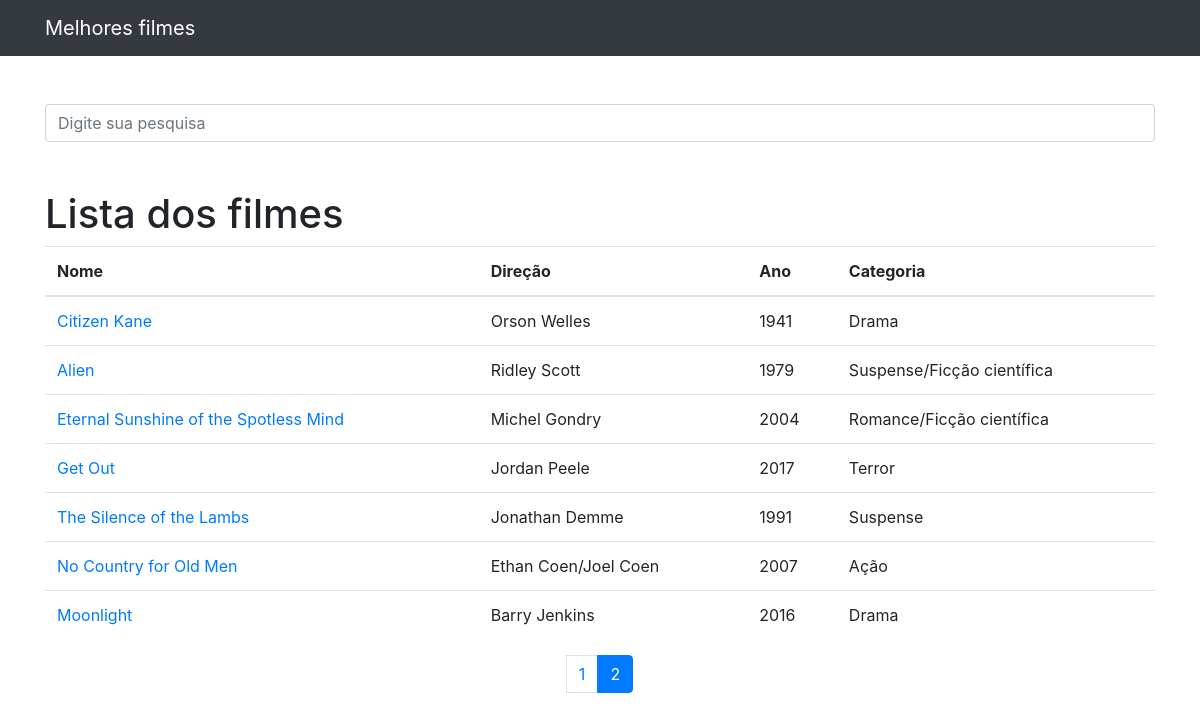
Before: /?p=2&termo= with the older database file.
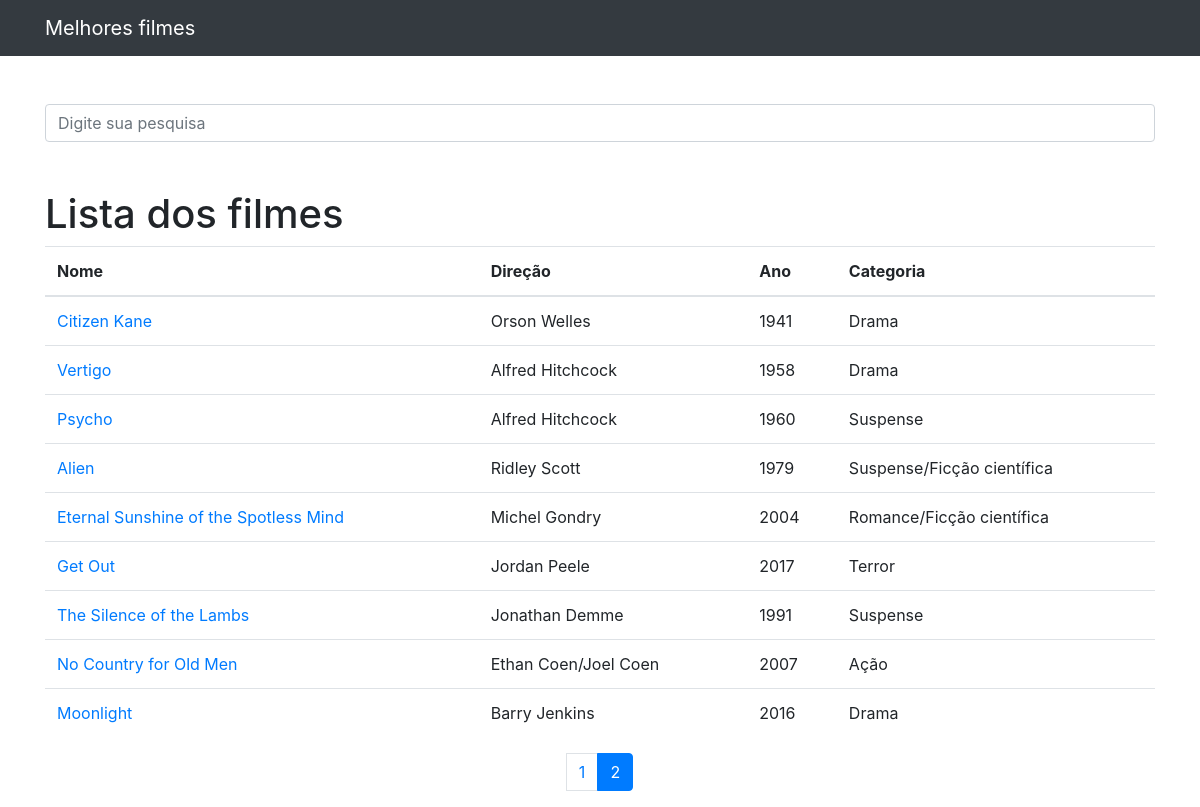
After: the same page with the newer database file.
### lista/models.py (models this page shows, shortened)
class ListaDosFilmes(models.Model):
    nome = models.CharField(max_length=255)
    direcao = models.CharField(max_length=55, blank=True)
    ano = models.CharField(max_length=25)
    data_criacao = models.DateTimeField(default=timezone.now)
    resumo = models.TextField(blank=True)
    genero = models.CharField(max_length=55)
    categoria = models.ForeignKey(Categoria, on_delete=models.DO_NOTHING)
    mostrar = models.BooleanField(default=True)
    foto = models.ImageField(blank=True, upload_to='fotos/%Y/%m/%d')

### lista/views.py (the view)
# urls.py: path('', views.index, name='index'),
def index(request):
    filmes = ListaDosFilmes.objects.order_by('id').filter(
        mostrar=True
    )
    paginator = Paginator(filmes, 10)
    page = request.GET.get('p')
    filmes = paginator.get_page(page)
    return render(request, 'lista/index.html', {
        'filmes': filmes
    })

### lista/templates/lista/index.html (shortened to what this page needs)
{% extends 'base.html' %}
{% block conteudo %}
    <h1 class="mt-5">Lista dos filmes</h1>
    <table class="table">
        <thead>
        <tr>
            <th>Nome</th>
            <th>Direção</th>
            <th>Ano</th>
            <th>Categoria</th>
        </tr>
        </thead>
        <tbody>
            {% for filme in filmes %}
                <tr>
                    <td>
                        <a href="{% url 'ver_filme' filme.id %}">{{ filme.nome }}</a>
                    </td>
                    <td>{{ filme.direcao }}</td>
                    <td>{{ filme.ano }}</td>
                    <td>{{ filme.genero }}</td>
                </tr>
            {% endfor %}
        </tbody>
    </table>
<nav aria-label="Page navigation example">
  <ul class="pagination justify-content-center">
      {% for pagina in filmes.paginator.page_range %}
      {% if filmes.number == pagina %}
        <li class="page-item active">
            <a class="page-link" href="?p={{ pagina }}&termo={{ request.GET.termo }}">{{pagina}}</a>
        </li>
      {% else %}
        <li class="page-item">
            <a class="page-link" href="?p={{ pagina }}&termo={{ request.GET.termo }}">{{pagina}}</a>
        </li>
      {% endif %}
      {% endfor %}
  </ul>
</nav>
{% endblock %}

Changed rows visible on the page:
now on this page (row edited): ListaDosFilmes: nome "Vertigo", direcao "Alfred Hitchcock", ano "1958", genero "Drama"
now on this page (row edited): ListaDosFilmes: nome "Psycho", direcao "Alfred Hitchcock", ano "1960", genero "Suspense"
